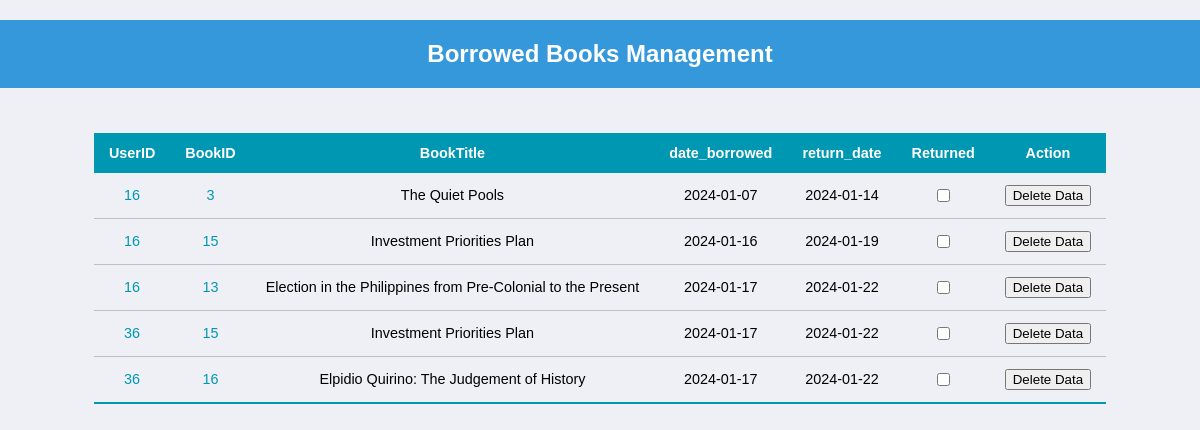
The page /borrowedbooks_management.php on the database its author committed.
### tables this page shows
CREATE TABLE `borrowers_form` (
  `TransactionNo` int(3) NOT NULL,
  `BookID` int(3) DEFAULT NULL,
  `UserID` int(11) DEFAULT NULL,
  `FullName` varchar(50) NOT NULL,
  `HouseNo` varchar(30) NOT NULL,
  `Baranggay` varchar(30) NOT NULL,
  `City` varchar(30) NOT NULL,
  `ContactNo` varchar(11) NOT NULL,
  `DaytobeBorrowed` varchar(1) NOT NULL,
  `ValidID` blob NOT NULL,
  `date_borrowed` date DEFAULT NULL,
  `return_date` date DEFAULT NULL
);

CREATE TABLE `books` (
  `BookID` int(3) NOT NULL,
  `BookTitle` varchar(70) NOT NULL,
  `FrontCover` blob NOT NULL,
  `Author` varchar(30) NOT NULL,
  `GenreID` int(11) DEFAULT NULL,
  `Genre` varchar(20) NOT NULL,
  `PublishedDate` int(4) NOT NULL,
  `Ratings` varchar(5) NOT NULL,
  `Abstract` varchar(1000) NOT NULL
);

### borrowedbooks_management.php (the view, shortened to what this page needs)
<!DOCTYPE html>
<html lang="en">
<head>
    <link rel="stylesheet" href="css/style.css">
</head>
<body>
  <h2 class="newbook_header">Borrowed Books Management</h2>
  <?php
include("dbconnect.php");
if (isset($_GET['userID'])) {
    $selectedUserID = $_GET['userID'];
    $sql = "SELECT bf.UserID, bf.BookID, b.BookTitle, bf.date_borrowed, bf.return_date
            FROM borrowers_form bf
            JOIN users u ON bf.UserID = u.UserID
            JOIN books b ON bf.BookID = b.BookID
            WHERE bf.UserID = $selectedUserID
            ORDER BY bf.UserID";
    $result = mysqli_query($dbconnect, $sql);
    if ($result) {
        ?>
        <form method='post'>
            <div class="dashboard_container">
                <table class="dashboard_table">
                    <thead>
                        <tr>
                            <th>UserID</th>
                            <th>BookID</th>
                            <th>BookTitle</th>
                            <th>date_borrowed</th>
                            <th>return_date</th>
                            <th>Returned</th>
                            <th>Action</th>
                        </tr>
                    </thead>
                    <tbody>
                        <?php
                        while ($row = mysqli_fetch_assoc($result)) {
                            ?>
                            <tr>
                                <td><a style="text-decoration: none; color: #0097B2" href='user_management.php?userID=<?php echo $row['UserID']; ?>'><?php echo $row['UserID']; ?></a></td>
                                <td><a style="text-decoration: none; color: #0097B2" href='book_management.php?bookID=<?php echo $row['BookID']; ?>'><?php echo $row['BookID']; ?></a></td>
                                <td><?php echo $row['BookTitle']; ?></td>
                                <td><?php echo $row['date_borrowed']; ?></td>
                                <td><?php echo $row['return_date']; ?></td>
                                <td><input type='checkbox' name='returned[]' value='<?php echo $row['BookID']; ?>'></td>
                                <td><button type='submit' name='delete_data' value='<?php echo $row['BookID']; ?>'>Delete Data</button></td>
                            </tr>
                            <?php
                        }
                        ?>
                    </tbody>
                </table>
            </div>
        </form>
        <?php
    } else {
        echo "Error: " . mysqli_error($dbconnect);
    }
} else {
    $sqlAllData = "SELECT bf.UserID, bf.BookID, b.BookTitle, bf.date_borrowed, bf.return_date
                    FROM borrowers_form bf
                    JOIN users u ON bf.UserID = u.UserID
                    JOIN books b ON bf.BookID = b.BookID
                    ORDER BY bf.UserID";
    $resultAllData = mysqli_query($dbconnect, $sqlAllData);
    if ($resultAllData) {
        ?>
        <form method='post'>
            <div class="dashboard_container">
                <table class="dashboard_table">
                    <thead>
                        <tr>
                            <th>UserID</th>
                            <th>BookID</th>
                            <th>BookTitle</th>
                            <th>date_borrowed</th>
                            <th>return_date</th>
                            <th>Returned</th>
                            <th>Action</th>
                        </tr>
                    </thead>
                    <tbody>
                        <?php
                        while ($rowAllData = mysqli_fetch_assoc($resultAllData)) {
                            ?>
                            <tr>
                                <td><a style="text-decoration: none; color: #0097B2" href='user_management.php?userID=<?php echo $rowAllData['UserID']; ?>'><?php echo $rowAllData['UserID']; ?></a></td>
                                <td><a style="text-decoration: none; color: #0097B2" href='book_management.php?bookID=<?php echo $rowAllData['BookID']; ?>'><?php echo $rowAllData['BookID']; ?></a></td>
                                <td><?php echo $rowAllData['BookTitle']; ?></td>
                                <td><?php echo $rowAllData['date_borrowed']; ?></td>
                                <td><?php echo $rowAllData['return_date']; ?></td>
                                <td><input type='checkbox' name='returned[]' value='<?php echo $rowAllData['BookID']; ?>'></td>
                                <td><button type='submit' name='delete_data' value='<?php echo $rowAllData['BookID']; ?>'>Delete Data</button></td>
                            </tr>
                            <?php
                        }
                        ?>
                    </tbody>
                </table>
            </div>
        </form>
        <?php
    } else {
        echo "Error: " . mysqli_error($dbconnect);
    }
}
?>
</body>
</html>

### css/style.css (style rules this page uses)
* { font-family: 'Poppins', sans-serif; }
body,html, :root { min-height: 100%; background-color: #EFF0F5; padding: 0; margin: 0; font-family: Poppins, sans-serif; font-size: 1em; }
.dashboard_container, .usermanagement_container { display: flex; justify-content: center; align-items: center; }
.dashboard_table { border-collapse: collapse; margin: 25px 0; font-size: .9em; min-width: 400px; }
.dashboard_table thead tr { background-color: #0097B2; color: #FFF; text-align: center; font-weight: bold; }
.dashboard_table th, .dashboard_table td { padding: 12px 15px; text-align: center; }
.dashboard_table tbody tr { border-bottom: 1px solid rgba(0, 0, 0, 0.2); }
.dashboard_table tbody tr:last-of-type { border-bottom: 2px solid #0097B2; }
.newbook_header { background-color: #3498db; color: #fff; text-align: center; padding: 20px; }

### rows shown on the page
borrowers_form: UserID "16", BookID "3", BookID.BookTitle "The Quiet Pools", date_borrowed "2024-01-07", return_date "2024-01-14"
borrowers_form: UserID "16", BookID "15", BookID.BookTitle "Investment Priorities Plan", date_borrowed "2024-01-16", return_date "2024-01-19"
borrowers_form: UserID "16", BookID "13", BookID.BookTitle "Election in the Philippines from Pre-Colonial to the Present", date_borrowed "2024-01-17", return_date "2024-01-22"
borrowers_form: UserID "36", BookID "15", BookID.BookTitle "Investment Priorities Plan", date_borrowed "2024-01-17", return_date "2024-01-22"
borrowers_form: UserID "36", BookID "16", BookID.BookTitle "Elpidio Quirino: The Judgement of History", date_borrowed "2024-01-17", return_date "2024-01-22"
